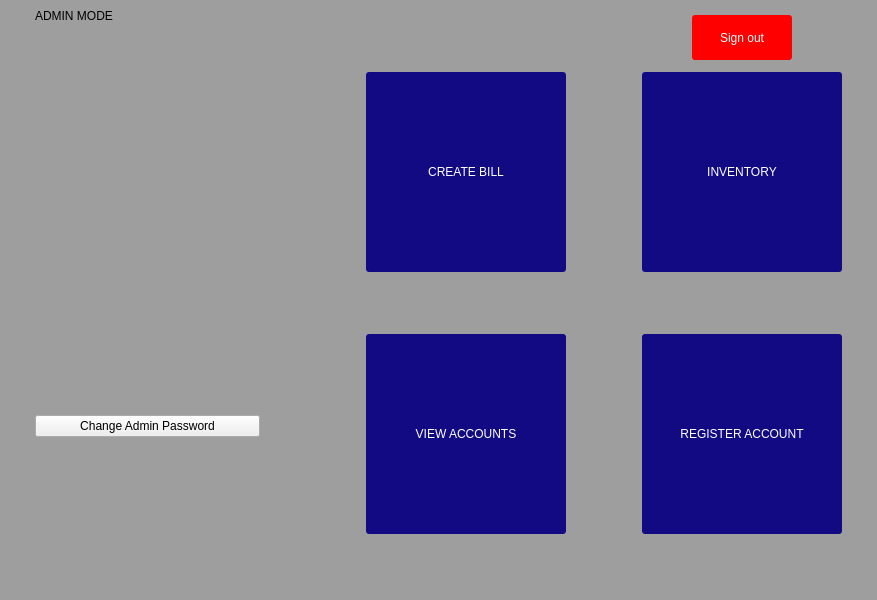
<?xml version="1.0" encoding="UTF-8"?>
<ui version="4.0">
 <class>Dashboard</class>
 <widget class="QMainWindow" name="Dashboard">
  <property name="enabled">
   <bool>true</bool>
  </property>
  <property name="geometry">
   <rect>
    <x>0</x>
    <y>0</y>
    <width>877</width>
    <height>600</height>
   </rect>
  </property>
  <property name="minimumSize">
   <size>
    <width>863</width>
    <height>600</height>
   </size>
  </property>
  <property name="maximumSize">
   <size>
    <width>877</width>
    <height>600</height>
   </size>
  </property>
  <property name="windowTitle">
   <string>Admin Dashboard</string>
  </property>
  <property name="windowIcon">
   <iconset resource="Resource.qrc">
    <normaloff>:/img/logo/logo.png</normaloff>:/img/logo/logo.png</iconset>
  </property>
  <widget class="QWidget" name="centralwidget">
   <property name="styleSheet">
    <string notr="true">QWidget#centralwidget{
	background-color: rgb(158, 158, 158);
}</string>
   </property>
   <layout class="QHBoxLayout" name="horizontalLayout">
    <item>
     <spacer name="horizontalSpacer_8">
      <property name="orientation">
       <enum>Qt::Horizontal</enum>
      </property>
      <property name="sizeHint" stdset="0">
       <size>
        <width>40</width>
        <height>20</height>
       </size>
      </property>
     </spacer>
    </item>
    <item>
     <spacer name="horizontalSpacer_2">
      <property name="orientation">
       <enum>Qt::Horizontal</enum>
      </property>
      <property name="sizeHint" stdset="0">
       <size>
        <width>40</width>
        <height>20</height>
       </size>
      </property>
     </spacer>
    </item>
    <item>
     <layout class="QVBoxLayout" name="verticalLayout_4">
      <property name="leftMargin">
       <number>0</number>
      </property>
      <property name="topMargin">
       <number>0</number>
      </property>
      <property name="rightMargin">
       <number>0</number>
      </property>
      <property name="bottomMargin">
       <number>0</number>
      </property>
      <item>
       <widget class="QLabel" name="label_2">
        <property name="styleSheet">
         <string notr="true">font: 700 10pt &quot;Segoe UI&quot;;
color: black;
border: 1px;
border-radius: 3px;</string>
        </property>
        <property name="text">
         <string>ADMIN MODE</string>
        </property>
       </widget>
      </item>
      <item>
       <spacer name="verticalSpacer_2">
        <property name="orientation">
         <enum>Qt::Vertical</enum>
        </property>
        <property name="sizeHint" stdset="0">
         <size>
          <width>20</width>
          <height>40</height>
         </size>
        </property>
       </spacer>
      </item>
      <item>
       <widget class="QLabel" name="label">
        <property name="minimumSize">
         <size>
          <width>225</width>
          <height>225</height>
         </size>
        </property>
        <property name="styleSheet">
         <string notr="true">border-image: url(:/img/logo/logo.png);</string>
        </property>
        <property name="text">
         <string/>
        </property>
       </widget>
      </item>
      <item>
       <widget class="QPushButton" name="pushButton_cap">
        <property name="text">
         <string>Change Admin Password</string>
        </property>
       </widget>
      </item>
      <item>
       <spacer name="verticalSpacer">
        <property name="orientation">
         <enum>Qt::Vertical</enum>
        </property>
        <property name="sizeHint" stdset="0">
         <size>
          <width>20</width>
          <height>40</height>
         </size>
        </property>
       </spacer>
      </item>
     </layout>
    </item>
    <item>
     <spacer name="horizontalSpacer_3">
      <property name="orientation">
       <enum>Qt::Horizontal</enum>
      </property>
      <property name="sizeType">
       <enum>QSizePolicy::Fixed</enum>
      </property>
      <property name="sizeHint" stdset="0">
       <size>
        <width>100</width>
        <height>20</height>
       </size>
      </property>
     </spacer>
    </item>
    <item>
     <layout class="QGridLayout" name="gridLayout">
      <property name="leftMargin">
       <number>0</number>
      </property>
      <property name="rightMargin">
       <number>0</number>
      </property>
      <item row="4" column="1">
       <spacer name="horizontalSpacer_5">
        <property name="orientation">
         <enum>Qt::Horizontal</enum>
        </property>
        <property name="sizeType">
         <enum>QSizePolicy::Fixed</enum>
        </property>
        <property name="sizeHint" stdset="0">
         <size>
          <width>70</width>
          <height>20</height>
         </size>
        </property>
       </spacer>
      </item>
      <item row="0" column="0">
       <spacer name="verticalSpacer_4">
        <property name="orientation">
         <enum>Qt::Vertical</enum>
        </property>
        <property name="sizeHint" stdset="0">
         <size>
          <width>20</width>
          <height>40</height>
         </size>
        </property>
       </spacer>
      </item>
      <item row="4" column="0">
       <widget class="QPushButton" name="viewaccountbutton">
        <property name="minimumSize">
         <size>
          <width>200</width>
          <height>200</height>
         </size>
        </property>
        <property name="styleSheet">
         <string notr="true">background-color: rgb(18,10,131);
font: 700 10pt &quot;Segoe UI&quot;;
color: rgb(255, 255, 255);
border: 1px;
border-radius: 3px;</string>
        </property>
        <property name="text">
         <string>VIEW ACCOUNTS</string>
        </property>
       </widget>
      </item>
      <item row="4" column="2">
       <widget class="QPushButton" name="registerbutton">
        <property name="minimumSize">
         <size>
          <width>200</width>
          <height>200</height>
         </size>
        </property>
        <property name="styleSheet">
         <string notr="true">background-color: rgb(18,10,131);
font: 700 10pt &quot;Segoe UI&quot;;
color: rgb(255, 255, 255);
border: 1px;
border-radius: 3px;</string>
        </property>
        <property name="text">
         <string>REGISTER ACCOUNT</string>
        </property>
       </widget>
      </item>
      <item row="3" column="0">
       <spacer name="verticalSpacer_3">
        <property name="orientation">
         <enum>Qt::Vertical</enum>
        </property>
        <property name="sizeHint" stdset="0">
         <size>
          <width>20</width>
          <height>40</height>
         </size>
        </property>
       </spacer>
      </item>
      <item row="2" column="2">
       <widget class="QPushButton" name="inventorybutton">
        <property name="minimumSize">
         <size>
          <width>200</width>
          <height>200</height>
         </size>
        </property>
        <property name="styleSheet">
         <string notr="true">background-color: rgb(18,10,131);
font: 700 10pt &quot;Segoe UI&quot;;
color: rgb(255, 255, 255);
border: 1px;
border-radius: 3px;</string>
        </property>
        <property name="text">
         <string>INVENTORY</string>
        </property>
       </widget>
      </item>
      <item row="2" column="1">
       <spacer name="horizontalSpacer_4">
        <property name="orientation">
         <enum>Qt::Horizontal</enum>
        </property>
        <property name="sizeType">
         <enum>QSizePolicy::Fixed</enum>
        </property>
        <property name="sizeHint" stdset="0">
         <size>
          <width>70</width>
          <height>20</height>
         </size>
        </property>
       </spacer>
      </item>
      <item row="2" column="0">
       <widget class="QPushButton" name="createbillbutton">
        <property name="minimumSize">
         <size>
          <width>200</width>
          <height>200</height>
         </size>
        </property>
        <property name="styleSheet">
         <string notr="true">background-color: rgb(18,10,131);
font: 700 10pt &quot;Segoe UI&quot;;
color: rgb(255, 255, 255);
border: 1px;
border-radius: 3px;</string>
        </property>
        <property name="text">
         <string>CREATE BILL</string>
        </property>
       </widget>
      </item>
      <item row="0" column="2">
       <layout class="QHBoxLayout" name="horizontalLayout_2">
        <item>
         <spacer name="horizontalSpacer_6">
          <property name="orientation">
           <enum>Qt::Horizontal</enum>
          </property>
          <property name="sizeHint" stdset="0">
           <size>
            <width>40</width>
            <height>20</height>
           </size>
          </property>
         </spacer>
        </item>
        <item>
         <widget class="QPushButton" name="pushButton">
          <property name="minimumSize">
           <size>
            <width>100</width>
            <height>45</height>
           </size>
          </property>
          <property name="styleSheet">
           <string notr="true">background-color: red;
font: 700 10pt &quot;Segoe UI&quot;;
color: rgb(255, 255, 255);
border: 1px;
border-radius: 3px;</string>
          </property>
          <property name="text">
           <string>Sign out</string>
          </property>
         </widget>
        </item>
        <item>
         <spacer name="horizontalSpacer_7">
          <property name="orientation">
           <enum>Qt::Horizontal</enum>
          </property>
          <property name="sizeHint" stdset="0">
           <size>
            <width>40</width>
            <height>20</height>
           </size>
          </property>
         </spacer>
        </item>
       </layout>
      </item>
      <item row="5" column="0">
       <spacer name="verticalSpacer_5">
        <property name="orientation">
         <enum>Qt::Vertical</enum>
        </property>
        <property name="sizeHint" stdset="0">
         <size>
          <width>20</width>
          <height>40</height>
         </size>
        </property>
       </spacer>
      </item>
     </layout>
    </item>
    <item>
     <spacer name="horizontalSpacer_9">
      <property name="orientation">
       <enum>Qt::Horizontal</enum>
      </property>
      <property name="sizeHint" stdset="0">
       <size>
        <width>40</width>
        <height>20</height>
       </size>
      </property>
     </spacer>
    </item>
    <item>
     <spacer name="horizontalSpacer">
      <property name="orientation">
       <enum>Qt::Horizontal</enum>
      </property>
      <property name="sizeHint" stdset="0">
       <size>
        <width>40</width>
        <height>20</height>
       </size>
      </property>
     </spacer>
    </item>
   </layout>
  </widget>
 </widget>
 <resources>
  <include location="Resource.qrc"/>
 </resources>
 <connections/>
</ui>
